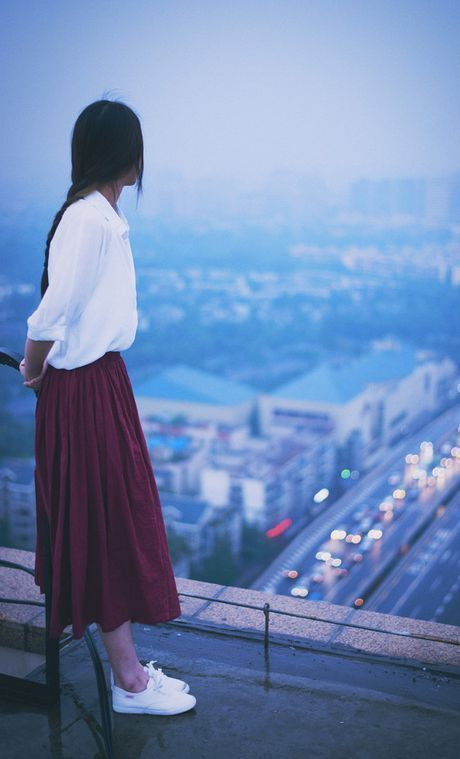
#> input picture Python-Library/PaddlePaddle/001_Python/sample.jpg, 460 x 759 px
$ python 003_matplotlib_image.py
#> lines starting #> are read from the running program, lines starting #| are printed output that depends on the picture
"""
matplotlib也支持图像的存取与显示, 并且和OpenCV相比起来, 对于 一般的二维矩阵的可视化要方便很多
"""
import matplotlib.pyplot as plt

if __name__ == '__main__':
    plt.figure("A simple picture")
    simple_img = plt.imread('sample.jpg')
#> simple_img is the input picture: shape (759, 460, 3); mean R, G, B 111.5, 135.8, 177.4
    plt.imshow(simple_img)

    fig = plt.figure("Auto Normalized Visualization")
    ax0 = fig.add_subplot(121)
    navigate_img = 1 - simple_img  # 生成图像的负片
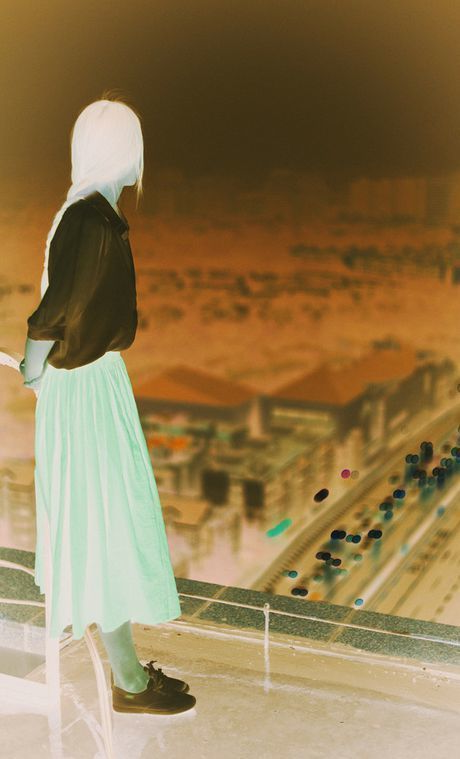
#> navigate_img: shape (759, 460, 3); mean R, G, B 145.5, 121.2, 79.6
    ax0.imshow(navigate_img)
    plt.show()
